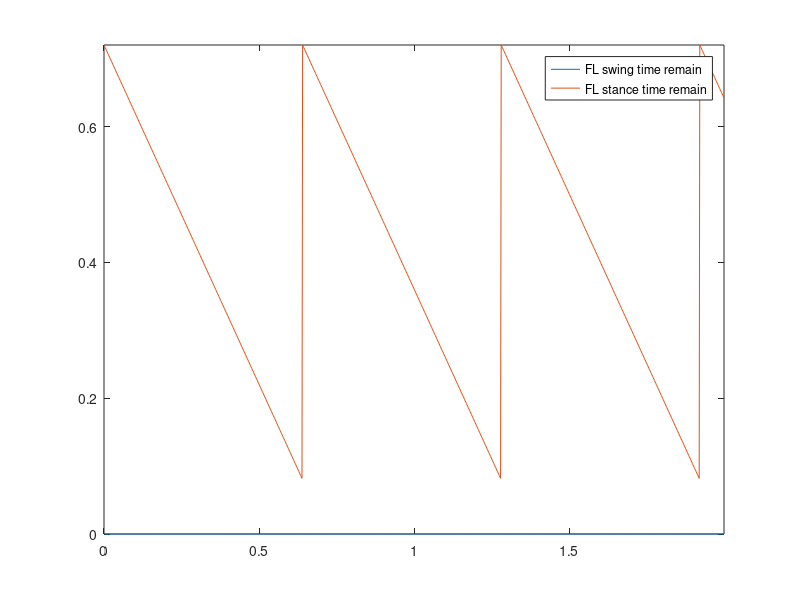

Recreate this plot in MATLAB.
close; clear; clc

load('gait_data.txt');
te=(size(gait_data,1)-1)*0.002;
t = 0:0.002:te;

FL_swing = gait_data(1:1000, 1);
FL_stance = gait_data(1:1000,5);
figure(1);
plot(t(1:1000), FL_swing, t(1:1000), FL_stance);
legend('FL swing time remain', 'FL stance time remain');
axis tight

FR_swing = gait_data(1:2000, 2);
FR_stance = gait_data(1:2000,6);

HL_swing = gait_data(1:2000, 3);
HL_stance = gait_data(1:2000,7);

HR_swing = gait_data(1:2000, 4);
HR_stance = gait_data(1:2000,8);